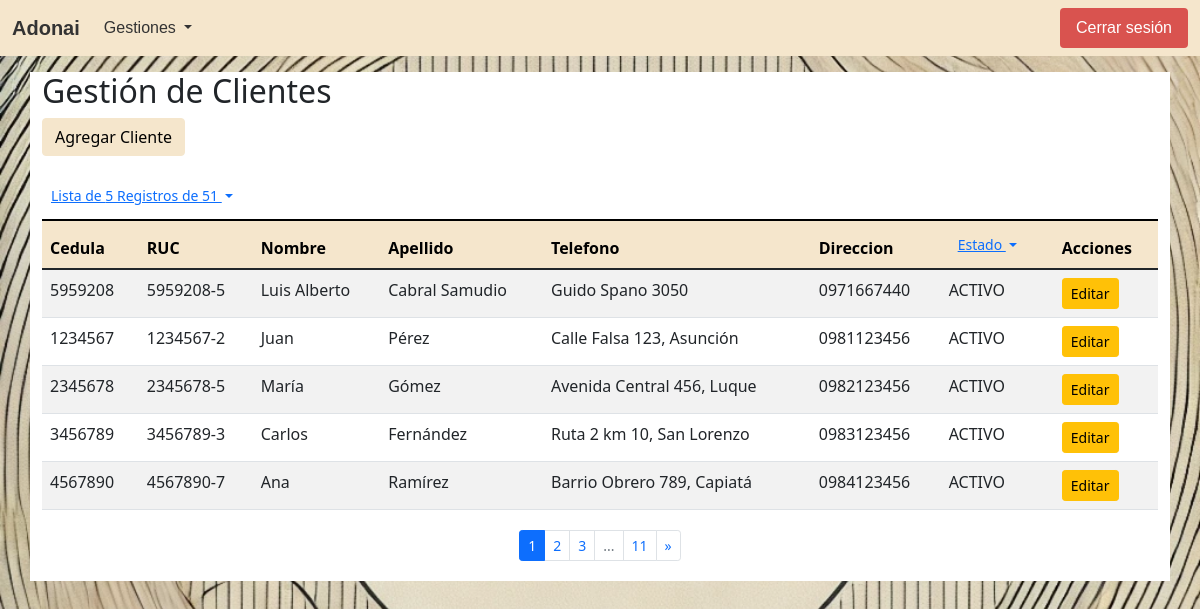
Screenshot of /gestion_clientes.php (signed in) with the database file from the repository.
### tables this page shows
CREATE TABLE IF NOT EXISTS `clientes` (
  `id_cliente` int(11) NOT NULL AUTO_INCREMENT,
  `cedula` varchar(50) NOT NULL,
  `ruc` varchar(50) DEFAULT NULL,
  `nombre` varchar(100) NOT NULL,
  `apellido` varchar(100) NOT NULL,
  `direccion` text,
  `telefono` varchar(15) DEFAULT NULL,
  `estado` enum('ACTIVO','INACTIVO') DEFAULT 'ACTIVO',
  `fch_estado` datetime DEFAULT NULL,
  `creado_en` datetime DEFAULT NULL,
  `actualizado_en` datetime DEFAULT NULL,
  PRIMARY KEY (`id_cliente`)
);

### procesos/Clientes.php (called while the page is built, shortened)
<?php
class Clientes
{
    private $dbConnect = null;
    public function __construct()
    {
        $Conexion = new Conexion();
        $this->dbConnect = $Conexion->conectar();
    }
    public function getTotalItemsClientes($estado = 'TODO', $id_cliente = -1)
    {
        $total_registros  = 1;
        $conn = $this->dbConnect;
        $sql = "SELECT COUNT(*) total_registros FROM clientes";
        if ($estado == 'TODO') {
            $sql = "$sql where estado in ('ACTIVO', 'INACTIVO', ?)";
        } else {
            $sql = "$sql where estado = ?";
        }
        $stmt = $conn->prepare($sql);
        if ($id_cliente > -1) {
            $result = $stmt->bind_param("si", $estado, $id_cliente);
        } else {
            $result = $stmt->bind_param("s", $estado);
        }
        $result = $stmt->execute();
        $result = $stmt->get_result();
        if ($result->num_rows > 0) {
            $row = $result->fetch_assoc();
            $total_registros = $row['total_registros'];
        }
        return $total_registros;
    }
    public function getClientes($estado = 'TODO', $page = 1, $num_results_on_page = 5)
    {
        $calc_page = ($page - 1) * $num_results_on_page;
        $conn = $this->dbConnect;
        $sql = "SELECT * FROM clientes";
        if ($estado == 'TODO') {
            $sql = "$sql where estado in ('ACTIVO', 'INACTIVO', ?) ORDER BY id_cliente LIMIT ?,?";
        } else {
            $sql = "$sql where estado = ? ORDER BY id_cliente LIMIT ?,?";
        }
        $stmt = $conn->prepare($sql);
        $result = $stmt->bind_param("sii", $estado, $calc_page, $num_results_on_page);
        $result = $stmt->execute();
        $result = $stmt->get_result();
        return $result;
    }
}

### procesos/Ventanas.php (called while the page is built, shortened)
<?php
class Ventanas
{
    private $dbConnect = null;
    public function __construct()
    {
        $Conexion = new Conexion();
        $this->dbConnect = $Conexion->conectar();
    }
    public function getVentanasPorRolGrupo($id_rol, $grupo)
    {
        $conn = $this->dbConnect;
        $sql = "SELECT distinct vent.id_ventana, vent.descripcion FROM ventanas vent, rol_ventanas rove where rove.id_ventana=vent.id_ventana and vent.estado='ACTIVO' and rove.estado='ACTIVO' and rove.id_rol = ? and vent.grupo = ?";
        $stmt = $conn->prepare($sql);
        $stmt->bind_param("is", $id_rol, $grupo);
        $result = $stmt->execute();
        $result = $stmt->get_result();
        return $result;
    }
    public function getGruposVentanasPorRol($id_rol)
    {
        $conn = $this->dbConnect;
        $sql = "SELECT distinct vent.grupo FROM ventanas vent, rol_ventanas rove where rove.id_ventana=vent.id_ventana and vent.estado='ACTIVO' and rove.estado='ACTIVO' and rove.id_rol = ?";
        $stmt = $conn->prepare($sql);
        $stmt->bind_param("i", $id_rol);
        $result = $stmt->execute();
        $result = $stmt->get_result();
        return $result;
    }
}

### gestion_clientes.php (the view, shortened to what this page needs)
<?php
include_once 'procesos/Clientes.php';
$Clientes = new Clientes();
if ($_SERVER['REQUEST_METHOD'] == 'GET') {
    $num_results_on_page = isset($_GET['nrop']) && is_numeric($_GET['nrop']) ? $_GET['nrop'] : 5;
    $page = isset($_GET['pn']) && is_numeric($_GET['pn']) ? $_GET['pn'] : 1;
    $estado = isset($_GET['e']) && is_string($_GET['e']) ? $_GET['e'] : 'TODO';
    if (isset($_GET["id_cliente"]) && $_GET["id_cliente"] >= 0) {
        $result = $Clientes->getCliente($_GET["id_cliente"]);
        $total_pages = $Clientes->getTotalItemsClientes($estado, $_GET["id_cliente"]);
    } else {
        $result = $Clientes->getClientes($estado, $page, $num_results_on_page);
        $total_pages = $Clientes->getTotalItemsClientes($estado);
    }
} else if ($_SERVER['REQUEST_METHOD'] == 'POST') {
    if (isset($_POST["id_cliente"]) && $_POST["id_cliente"] >= 0) {
        $resultado = $Clientes->updateCliente($_POST);
        header("Location: gestion_clientes.php");
    } else {
        $resultado = $Clientes->insertCliente($_POST);
        header("Location: gestion_clientes.php");
    }
};
?>
<!DOCTYPE html>
<html lang="es">
<head>
    <link href="https://cdn.jsdelivr.net/npm/bootstrap@5.1.3/dist/css/bootstrap.min.css" rel="stylesheet">
</head>
<body class="container-index">
    <?php
    include_once("navbar.php")
    ?>
    <div class="container bg-white mt-3">
        <h2>Gestión de Clientes</h2>
        <a href="#" class="btn btn-principal mb-3" data-bs-toggle="modal" data-bs-target="#addClienteModal">Agregar Cliente</a>
        <table class="table table-striped table-responsive caption-top">
            <caption>
                <div class="btn-group">
                    <button class="btn btn-link btn-sm dropdown-toggle" type="button" id="EstadoDropdown" data-bs-toggle="dropdown" data-bs-auto-close="true" aria-expanded="false">
                        Lista de <?php echo $num_results_on_page ?> Registros de <?php echo $total_pages ?>
                    </button>
                </div>
            </caption>
            <thead class="table-principal">
                <tr>
                    <th>Cedula</th>
                    <th>RUC</th>
                    <th>Nombre</th>
                    <th>Apellido</th>
                    <th>Telefono</th>
                    <th>Direccion</th>
                    <th>
                        <div class="btn-group">
                            <button class="btn btn-link btn-sm dropdown-toggle" type="button" id="EstadoDropdown" data-bs-toggle="dropdown" data-bs-auto-close="true" aria-expanded="false">
                                Estado
                            </button>
                        </div>
                    </th>
                    <th>Acciones</th>
                </tr>
            </thead>
            <tbody>
                <?php while ($cliente = $result->fetch_assoc()): ?>
                    <tr>
                        <td><?php echo $cliente['cedula']; ?></td>
                        <td><?php echo $cliente['ruc']; ?></td>
                        <td><?php echo $cliente['nombre']; ?></td>
                        <td><?php echo $cliente['apellido']; ?></td>
                        <td><?php echo $cliente['direccion']; ?></td>
                        <td><?php echo $cliente['telefono']; ?></td>
                        <td><?php echo $cliente['estado']; ?></td>
                        <td>
                            <a href="#" class="btn btn-warning btn-sm" data-bs-toggle="modal" data-bs-target="#updClienteModal" onclick="loadData(<?php echo htmlspecialchars(json_encode($cliente)); ?>)">Editar</a>
                        </td>
                    </tr>
                <?php endwhile; ?>
            </tbody>
        </table>
        <?php if (ceil($total_pages / $num_results_on_page) > 0): ?>
            <nav aria-label="Navegación de la página" class="py-1">
                <ul class="pagination pagination-sm justify-content-center">
                    <li class="page-item active">
                        <span class="page-link"><?php echo $page ?></span>
                    </li>
                    <?php if ($page + 1 < ceil($total_pages / $num_results_on_page) + 1): ?>
                        <li class="page-item">
                            <a class="page-link" href="gestion_clientes.php?<?php if ($estado != "TODO"): echo "e=$estado&";
                                                                            endif; ?>pn=<?php echo $page + 1 ?>&nrop=<?php echo $num_results_on_page ?>"><?php echo $page + 1 ?></a>
                        </li>
                    <?php endif; ?>
                    <?php if ($page + 2 < ceil($total_pages / $num_results_on_page) + 1): ?>
                        <li class="page-item">
                            <a class="page-link" href="gestion_clientes.php?<?php if ($estado != "TODO"): echo "e=$estado&";
                                                                            endif; ?>pn=<?php echo $page + 2 ?>&nrop=<?php echo $num_results_on_page ?>"><?php echo $page + 2 ?></a>
                        </li>
                    <?php endif; ?>
                    <?php if ($page < ceil($total_pages / $num_results_on_page) - 2): ?>
                        <li class="page-item disabled">
                            <span class="page-link">...</span>
                        </li>
                        <li class="page-item">
                            <a class="page-link" href="gestion_clientes.php?<?php if ($estado != "TODO"): echo "e=$estado&";
                                                                            endif; ?>pn=<?php echo ceil($total_pages / $num_results_on_page) ?>&nrop=<?php echo $num_results_on_page ?>"><?php echo ceil($total_pages / $num_results_on_page) ?></a>
                        </li>
                    <?php endif; ?>
                    <?php if ($page < ceil($total_pages / $num_results_on_page)): ?>
                        <li class="page-item">
                            <a class="page-link" href="gestion_clientes.php?<?php if ($estado != "TODO"): echo "e=$estado&";
                                                                            endif; ?>pn=<?php echo $page + 1 ?>&nrop=<?php echo $num_results_on_page ?>"><span aria-hidden="true">&raquo;</span></a>
                        </li>
                    <?php endif; ?>
                </ul>
            </nav>
        <?php endif; ?>
    </div>
</body>
</html>

### assets/css/style-principal.css (style rules this page uses)
.table-principal { --bs-table-bg: #f5e6cc; --bs-table-striped-bg: #e9dbc2; --bs-table-striped-color: #000; --bs-table-active-bg: #ddcfb8; --bs-table-active-color: #000; --bs-table-hover-bg: #e3d5bd; --bs-table-hover-color: #000; color: #000; border-color: #ddcfb8; }
.btn-principal { color: #000000; background-color: #f5e6cc; border-color: #f5e6cc; }

### gestion_clientes.php (style rules this page uses)
.container-index { background: url(./assets/img/bsb-logo.webp) no-repeat center center fixed; -webkit-background-size: cover; -moz-background-size: cover; -o-background-size: cover; background-size: cover; height: 100vh; }

### rows the page displays
clientes: cedula "5959208", ruc "5959208-5", nombre "Luis Alberto", apellido "Cabral Samudio", direccion "Guido Spano 3050", telefono "0971667440", estado "ACTIVO"
clientes: cedula "1234567", ruc "1234567-2", nombre "Juan", apellido "Pérez", direccion "Calle Falsa 123, Asunción", telefono "0981123456", estado "ACTIVO"
clientes: cedula "2345678", ruc "2345678-5", nombre "María", apellido "Gómez", direccion "Avenida Central 456, Luque", telefono "0982123456", estado "ACTIVO"
clientes: cedula "3456789", ruc "3456789-3", nombre "Carlos", apellido "Fernández", direccion "Ruta 2 km 10, San Lorenzo", telefono "0983123456", estado "ACTIVO"
clientes: cedula "4567890", ruc "4567890-7", nombre "Ana", apellido "Ramírez", direccion "Barrio Obrero 789, Capiatá", telefono "0984123456", estado "ACTIVO"

### other values shown
$grupoVentana['grupo'] "Gestiones"
$num_results_on_page "5"
$total_pages "51"
$page "1"
$page + 1 "2"
$page + 2 "3"
ceil($total_pages / $num_results_on_page) "11"
